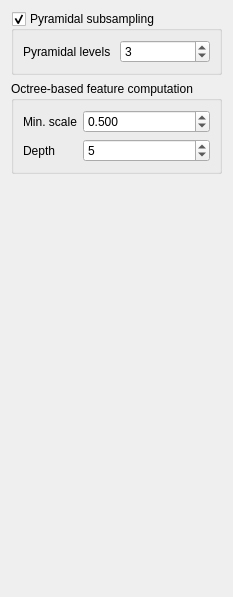
     <widget class="QWidget" name="SpeedPage">
      <attribute name="title">
       <string>Speed features</string>
      </attribute>
      <layout class="QVBoxLayout" name="verticalLayout_9">
       <item>
        <widget class="QGroupBox" name="pyramidSubsamplingGroupBox">
         <property name="title">
          <string>Pyramidal subsampling</string>
         </property>
         <property name="checkable">
          <bool>true</bool>
         </property>
         <layout class="QHBoxLayout" name="horizontalLayout_8">
          <item>
           <widget class="QLabel" name="label_12">
            <property name="text">
             <string>Pyramidal levels</string>
            </property>
           </widget>
          </item>
          <item>
           <widget class="QSpinBox" name="pyramideLevelsSpinBox">
            <property name="minimum">
             <number>2</number>
            </property>
            <property name="maximum">
             <number>10</number>
            </property>
            <property name="value">
             <number>3</number>
            </property>
           </widget>
          </item>
         </layout>
        </widget>
       </item>
       <item>
        <widget class="QGroupBox" name="groupBox">
         <property name="title">
          <string>Octree-based feature computation</string>
         </property>
         <layout class="QFormLayout" name="formLayout_10">
          <item row="0" column="0">
           <widget class="QLabel" name="label_18">
            <property name="text">
             <string>Min. scale</string>
            </property>
           </widget>
          </item>
          <item row="0" column="1">
           <widget class="QDoubleSpinBox" name="octreeMinScaleDoubleSpinBox">
            <property name="decimals">
             <number>3</number>
            </property>
            <property name="minimum">
             <double>0.001000000000000</double>
            </property>
            <property name="maximum">
             <double>1000000.000000000000000</double>
            </property>
            <property name="singleStep">
             <double>0.100000000000000</double>
            </property>
            <property name="value">
             <double>0.500000000000000</double>
            </property>
           </widget>
          </item>
          <item row="1" column="0">
           <widget class="QLabel" name="label_19">
            <property name="text">
             <string>Depth</string>
            </property>
           </widget>
          </item>
          <item row="1" column="1">
           <widget class="QSpinBox" name="octreeDepthSpinBox">
            <property name="minimum">
             <number>1</number>
            </property>
            <property name="maximum">
             <number>21</number>
            </property>
            <property name="value">
             <number>5</number>
            </property>
           </widget>
          </item>
         </layout>
        </widget>
       </item>
       <item>
        <spacer name="verticalSpacer_4">
         <property name="orientation">
          <enum>Qt::Vertical</enum>
         </property>
         <property name="sizeHint" stdset="0">
          <size>
           <width>20</width>
           <height>412</height>
          </size>
         </property>
        </spacer>
       </item>
      </layout>
     </widget>
